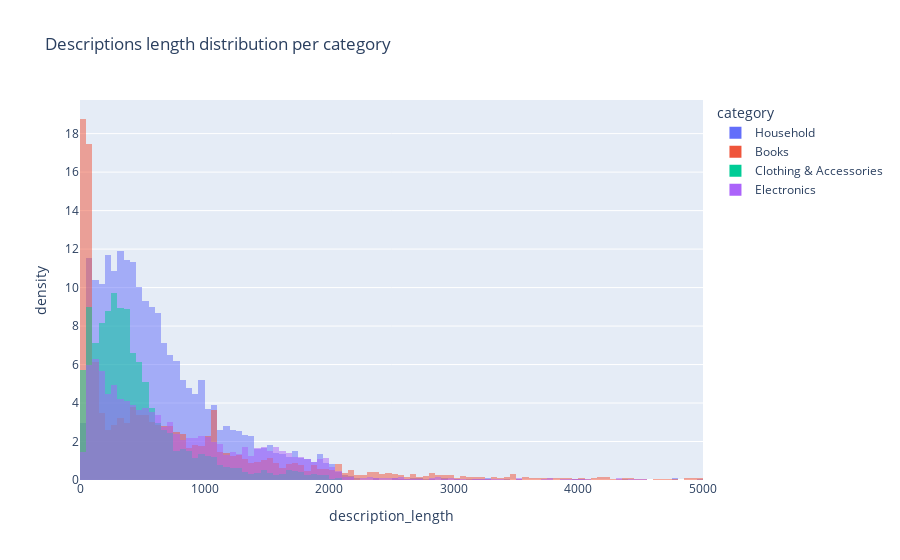

Here is the notebook cell this chart was saved with:
### Code cell
px.histogram(
    data[data["description_length"] <= 5000],
    x="description_length",
    title="Descriptions length distribution per category",
    color="category",
    barmode="overlay",
    histnorm="density"
)

### Figure 1 — Plotly figure (JSON) as saved in the notebook; plotly's stock layout.template omitted (floating-point values rounded to 4 significant figures; data arrays with more than 128 entries replaced by an {"elided": "..."} marker saying what was removed)
{"data": [{"alignmentgroup": "True", "bingroup": "x", "histnorm": "density", "hovertemplate": "category=Household<br>description_length=%{x}<br>density=%{y}<extra></extra>", "legendgroup": "Household", "marker": {"color": "#636efa", "opacity": 0.5, "pattern": {"shape": ""}}, "name": "Household", "offsetgroup": "Household", "orientation": "v", "showlegend": true, "type": "histogram", "x": {"elided": "10544 int values"}, "xaxis": "x", "yaxis": "y"}, {"alignmentgroup": "True", "bingroup": "x", "histnorm": "density", "hovertemplate": "category=Books<br>description_length=%{x}<br>density=%{y}<extra></extra>", "legendgroup": "Books", "marker": {"color": "#EF553B", "opacity": 0.5, "pattern": {"shape": ""}}, "name": "Books", "offsetgroup": "Books", "orientation": "v", "showlegend": true, "type": "histogram", "x": {"elided": "6160 int values"}, "xaxis": "x", "yaxis": "y"}, {"alignmentgroup": "True", "bingroup": "x", "histnorm": "density", "hovertemplate": "category=Clothing & Accessories<br>description_length=%{x}<br>density=%{y}<extra></extra>", "legendgroup": "Clothing & Accessories", "marker": {"color": "#00cc96", "opacity": 0.5, "pattern": {"shape": ""}}, "name": "Clothing & Accessories", "offsetgroup": "Clothing & Accessories", "orientation": "v", "showlegend": true, "type": "histogram", "x": {"elided": "5674 int values"}, "xaxis": "x", "yaxis": "y"}, {"alignmentgroup": "True", "bingroup": "x", "histnorm": "density", "hovertemplate": "category=Electronics<br>description_length=%{x}<br>density=%{y}<extra></extra>", "legendgroup": "Electronics", "marker": {"color": "#ab63fa", "opacity": 0.5, "pattern": {"shape": ""}}, "name": "Electronics", "offsetgroup": "Electronics", "orientation": "v", "showlegend": true, "type": "histogram", "x": {"elided": "5290 int values"}, "xaxis": "x", "yaxis": "y"}], "layout": {"barmode": "overlay", "legend": {"title": {"text": "category"}, "tracegroupgap": 0}, "title": {"text": "Descriptions length distribution per category"}, "xaxis": {"anchor": "y", "domain": [0, 1], "title": {"text": "description_length"}}, "yaxis": {"anchor": "x", "domain": [0, 1], "title": {"text": "density"}}}}
